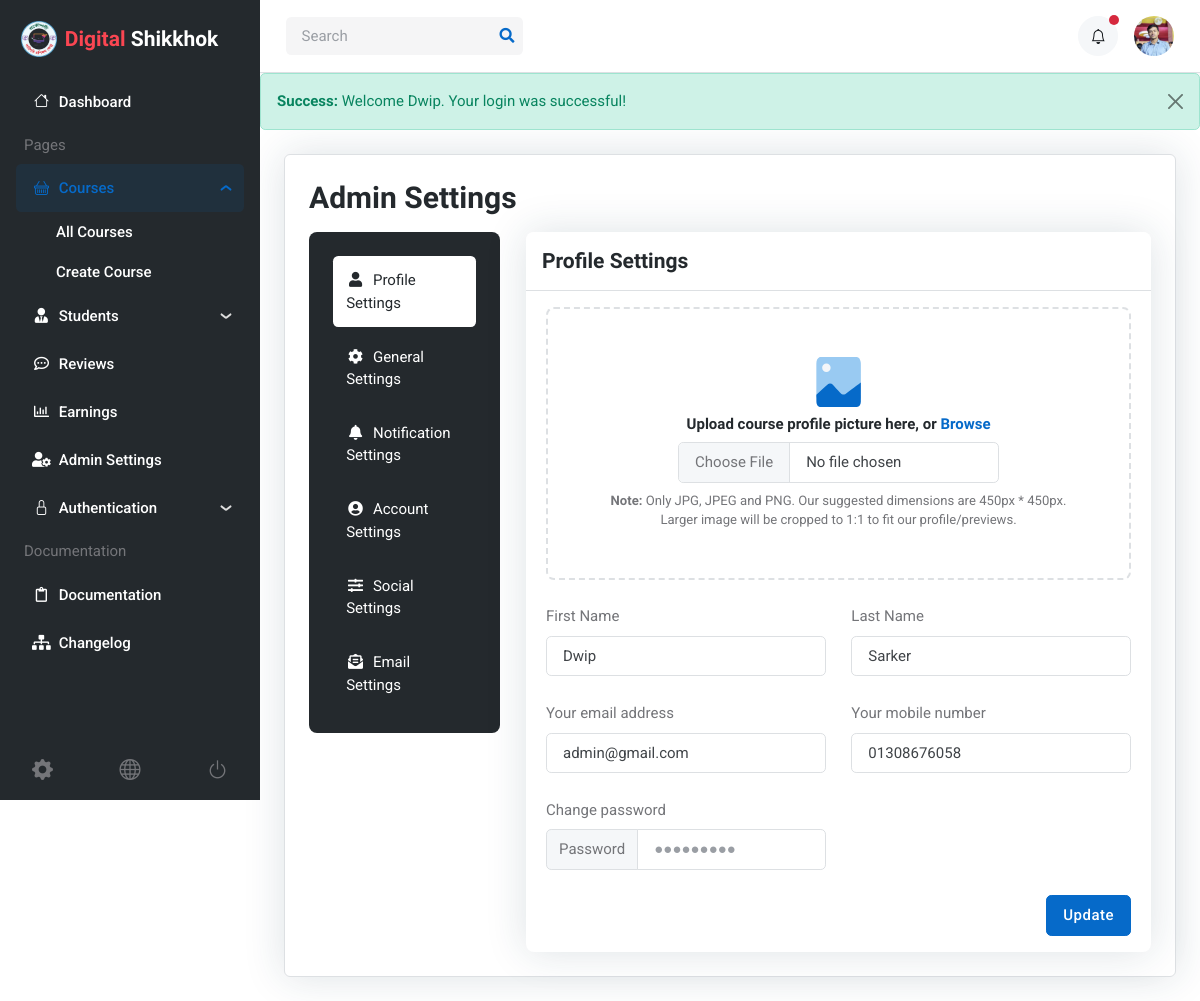
The page /admin/profile.php (signed in) on the database its author committed.
### tables this page shows
CREATE TABLE `users` (
  `id` int(255) NOT NULL,
  `role` enum('student','admin','instructor') NOT NULL DEFAULT 'student',
  `first_name` varchar(255) NOT NULL,
  `last_name` varchar(255) NOT NULL,
  `phone` varchar(255) NOT NULL,
  `email` varchar(255) NOT NULL,
  `password` varchar(255) NOT NULL,
  `avatar` varchar(255) NOT NULL,
  `created_at` datetime NOT NULL DEFAULT current_timestamp(),
  `updated_at` datetime NOT NULL DEFAULT current_timestamp()
);

### includes/get_user_by_id.php (called while the page is built, shortened)
<?php
function get_user($conn, $user_id)
{
    $stmt = $conn->prepare("SELECT * FROM users WHERE id = ?");
    $stmt->bind_param("s", $user_id);
    if (!$stmt->execute()) {
        echo "Error executing query: " . $stmt->error;
        return null;
    }
    $result = $stmt->get_result();
    if ($result->num_rows > 0) {
        $user = $result->fetch_assoc();
        return $user;
    } else {
        echo "No user found with the given email.";
        $stmt->close();
        return null;
    }
}
?>

### includes/helpers.php (called while the page is built, shortened)
<?php
function is_active_page($page)
{
  $current_page = basename($_SERVER['PHP_SELF']);
  return  $current_page == $page ? 'active' : '';
}

### admin/profile.php (the view, shortened to what this page needs)
<?php
include '../includes/db.php';
include '../includes/get_user_by_id.php';
$user = get_user($conn, $_SESSION['user_id']);
?>
<div class="page-content-wrapper h-auto border">
  <div class="row">
    <div class="col-12 mb-3">
      <h1 class="h3 mb-2 mb-sm-0">Admin Settings</h1>
    </div>
  </div>
  <div class="row g-4">
    <div class="col-xl-3">
      <ul class="nav nav-pills nav-tabs-bg-dark flex-column">
        <li class="nav-item"> <a class="nav-link active" data-bs-toggle="tab" href="#tab-1"><i class="fas fa-user fa-fw me-2"></i>Profile Settings</a> </li>
        <li class="nav-item"> <a class="nav-link" data-bs-toggle="tab" href="#tab-2"><i class="fas fa-cog fa-fw me-2"></i>General Settings</a> </li>
        <li class="nav-item"> <a class="nav-link" data-bs-toggle="tab" href="#tab-3"><i class="fas fa-bell fa-fw me-2"></i>Notification Settings</a> </li>
        <li class="nav-item"> <a class="nav-link" data-bs-toggle="tab" href="#tab-4"><i class="fas fa-user-circle fa-fw me-2"></i>Account Settings</a> </li>
        <li class="nav-item"> <a class="nav-link" data-bs-toggle="tab" href="#tab-5"><i class="fas fa-sliders-h fa-fw me-2"></i>Social Settings</a> </li>
        <li class="nav-item"> <a class="nav-link mb-0" data-bs-toggle="tab" href="#tab-6"><i class="fas fa-envelope-open-text fa-fw me-2"></i>Email Settings</a> </li>
      </ul>
    </div>
    <div class="col-xl-9">
      <div class="tab-content">
        <div class="tab-pane show active" id="tab-1">
          <div class="card shadow">
            <div class="card-header border-bottom">
              <h5 class="card-header-title">Profile Settings</h5>
            </div>
            <div class="card-body">
              <form class="row g-4 align-items-top" action="../includes/process_update_admin_profile.php" method="POST" enctype="multipart/form-data">
                <div class="col-12">
                  <div class="text-center justify-content-center align-items-center p-4 p-sm-5 border border-2 border-dashed position-relative rounded-3">
                    <div>
                      <h6 class="my-2">Upload course profile picture here, or<a href="#!" class="text-primary"> Browse</a></h6>
                      <label style="cursor:pointer;">
                        <span>
                          <input name="profile" class="form-control stretched-link" type="file" id="image" accept="image/gif, image/jpeg, image/png" />
                        </span>
                      </label>
                      <p class="small mb-0 mt-2"><b>Note:</b> Only JPG, JPEG and PNG. Our suggested dimensions are 450px * 450px. Larger image will be cropped to 1:1 to fit our profile/previews.</p>
                    </div>
                  </div>
                </div>
                <div class="col-lg-6">
                  <label class="form-label">First Name</label>
                  <input type="text" name="fname" class="form-control" placeholder="Enter your first name." value="<?= $user['first_name'] ?>" required>
                </div>
                <div class="col-lg-6">
                  <label class="form-label">Last Name</label>
                  <input type="text" name="lname" class="form-control" placeholder="Enter your last name." value="<?= $user['last_name'] ?>" required>
                </div>
                <div class="col-lg-6">
                  <label class="form-label">Your email address</label>
                  <input type="text" name="email" class="form-control" placeholder="Enter your last name." value="<?= $user['email'] ?>" required>
                </div>
                <div class="col-lg-6">
                  <label class="form-label">Your mobile number</label>
                  <input type="text" name="phone" class="form-control" placeholder="Enter your last name." value="<?= $user['phone'] ?>" required>
                </div>
                <div class="col-md-6">
                  <label class="form-label">Change password</label>
                  <div class="input-group">
                    <span class="input-group-text">Password</span>
                    <input name="password" type="password" class="form-control" placeholder="●●●●●●●●●">
                  </div>
                </div>
                <div class="d-sm-flex justify-content-end">
                  <button type="submit" class="btn btn-primary mb-0">Update</button>
                </div>
              </form>
            </div>
          </div>
        </div>
      </div>
    </div>
  </div>
</div>
<?php
$content = ob_get_clean();
include('../layouts/admin.php');
?>

### layouts/admin.php (shortened to what this page needs)
<?php
include_once('../includes/db.php');
include_once('../includes/helpers.php');
include_once('../includes/get_user_by_id.php');
$user_id = $_SESSION['user_id'];
$user = get_user($conn, $user_id);
?>
<!DOCTYPE html>
<html lang="en">
<head>
    <link rel="stylesheet" type="text/css" href="../assets/vendor/font-awesome/css/all.min.css">
    <link rel="stylesheet" type="text/css" href="../assets/vendor/bootstrap-icons/bootstrap-icons.css">
    <link rel="stylesheet" type="text/css" href="../assets/vendor/choices/css/choices.min.css">
    <link rel="stylesheet" type="text/css" href="../assets/vendor/glightbox/css/glightbox.css">
    <link rel="stylesheet" type="text/css" href="../assets/vendor/quill/css/quill.snow.css">
    <link rel="stylesheet" type="text/css" href="../assets/vendor/stepper/css/bs-stepper.min.css">
    <link rel="stylesheet" type="text/css" href="../assets/vendor/overlay-scrollbar/css/overlayscrollbars.min.css">
    <link rel="stylesheet" type="text/css" href="../assets/css/style.css">
</head>
<body>
    <main>
        <nav class="navbar sidebar navbar-expand-xl navbar-dark bg-dark">
            <div class="d-flex align-items-center">
                <a class="navbar-brand d-flex align-items-center gap-2" href="index-2.html">
                    <img class="navbar-brand-item" src="../assets/images/logo.png" alt="">
                    <h5 class="text-white mb-0"><span style="color:rgb(250, 70, 82)">Digital</span> Shikkhok</h5>
                </a>
            </div>
            <div class="offcanvas offcanvas-start flex-row custom-scrollbar h-100" data-bs-backdrop="true" tabindex="-1" id="offcanvasSidebar">
                <div class="offcanvas-body sidebar-content d-flex flex-column bg-dark">
                    <ul class="navbar-nav flex-column" id="navbar-sidebar">
                        <li class="nav-item"><a href="dashboard.php" class="nav-link"><i class="bi bi-house fa-fw me-2"></i>Dashboard</a></li>
                        <li class="nav-item ms-2 my-2">Pages</li>
                        <li class="nav-item">
                            <a class="nav-link" data-bs-toggle="collapse" href="#collapsepage" role="button" aria-expanded="true" aria-controls="collapsepage">
                                <i class="bi bi-basket fa-fw me-2"></i>Courses
                            </a>
                            <ul class="nav collapse flex-column show" id="collapsepage" data-bs-parent="#navbar-sidebar">
                                <li class="nav-item"> <a class="nav-link <?= is_active_page('all_courses.php') ?>" href="../admin/all_courses.php">All Courses</a></li>
                                <li class="nav-item"> <a class="nav-link <?= is_active_page('create_course.php') ?>" href="../admin/create_course.php">Create Course</a></li>
                            </ul>
                        </li>
                        <li class="nav-item">
                            <a class="nav-link" data-bs-toggle="collapse" href="#collapsestudent" role="button" aria-expanded="false" aria-controls="collapsestudent">
                                <i class="fas fa-user-tie fa-fw me-2"></i>Students
                            </a>
                        </li>
                        <li class="nav-item"> <a class="nav-link" href="admin-review.html"><i class="far fa-comment-dots fa-fw me-2"></i>Reviews</a></li>
                        <li class="nav-item"> <a class="nav-link" href="admin-earning.html"><i class="far fa-chart-bar fa-fw me-2"></i>Earnings</a></li>
                        <li class="nav-item"> <a class="nav-link" href="admin-setting.html"><i class="fas fa-user-cog fa-fw me-2"></i>Admin Settings</a></li>
                        <li class="nav-item">
                            <a class="nav-link" data-bs-toggle="collapse" href="#collapseauthentication" role="button" aria-expanded="false" aria-controls="collapseauthentication">
                                <i class="bi bi-lock fa-fw me-2"></i>Authentication
                            </a>
                        </li>
                        <li class="nav-item ms-2 my-2">Documentation</li>
                        <li class="nav-item"> <a class="nav-link" href="docs/index.html"><i class="far fa-clipboard fa-fw me-2"></i>Documentation</a></li>
                        <li class="nav-item"> <a class="nav-link" href="docs/changelog.html"><i class="fas fa-sitemap fa-fw me-2"></i>Changelog</a></li>
                    </ul>
                    <div class="px-3 mt-auto pt-3">
                        <div class="d-flex align-items-center justify-content-between text-primary-hover">
                            <a class="h5 mb-0 text-body" href="admin-setting.html" data-bs-toggle="tooltip" data-bs-placement="top" title="Settings">
                                <i class="bi bi-gear-fill"></i>
                            </a>
                            <a class="h5 mb-0 text-body" href="index-2.html" data-bs-toggle="tooltip" data-bs-placement="top" title="Home">
                                <i class="bi bi-globe"></i>
                            </a>
                            <a class="h5 mb-0 text-body" href="sign-in.html" data-bs-toggle="tooltip" data-bs-placement="top" title="Sign out">
                                <i class="bi bi-power"></i>
                            </a>
                        </div>
                    </div>
                </div>
            </div>
        </nav>
        <div class="page-content">
            <nav class="navbar top-bar navbar-light border-bottom py-0 py-xl-3">
                <div class="container-fluid p-0">
                    <div class="d-flex align-items-center w-100">
                        <div class="navbar-expand-lg ms-auto ms-xl-0">
                            <div class="collapse navbar-collapse w-100" id="navbarTopContent">
                                <div class="nav my-3 my-xl-0 flex-nowrap align-items-center">
                                    <div class="nav-item w-100">
                                        <form class="position-relative">
                                            <input class="form-control pe-5 bg-secondary bg-opacity-10 border-0" type="search" placeholder="Search" aria-label="Search">
                                            <button class="bg-transparent px-2 py-0 border-0 position-absolute top-50 end-0 translate-middle-y" type="submit"><i class="fas fa-search fs-6 text-primary"></i></button>
                                        </form>
                                    </div>
                                </div>
                            </div>
                        </div>
                        <div class="ms-xl-auto">
                            <ul class="navbar-nav flex-row align-items-center">
                                <li class="nav-item ms-2 ms-md-3 dropdown">
                                    <a class="btn btn-light btn-round mb-0" href="#" role="button" data-bs-toggle="dropdown" aria-expanded="false" data-bs-auto-close="outside">
                                        <i class="bi bi-bell fa-fw"></i>
                                    </a>
                                    <span class="notif-badge animation-blink"></span>
                                </li>
                                <li class="nav-item ms-2 ms-md-3 dropdown">
                                    <a class="avatar avatar-sm p-0" href="#" id="profileDropdown" role="button" data-bs-auto-close="outside" data-bs-display="static" data-bs-toggle="dropdown" aria-expanded="false">
                                        <img class="avatar-img rounded-circle" src="../uploads/img/users/<?= $user['avatar'] ?>" alt="avatar">
                                    </a>
                                </li>
                            </ul>
                        </div>
                    </div>
                </div>
            </nav>
            <?php
            if (isset($_SESSION['error_message']) || isset($_SESSION['success_message'])) {
                $alert_type = isset($_SESSION['error_message']) ? 'warning' : 'success';
                $message = isset($_SESSION['error_message']) ? $_SESSION['error_message'] : $_SESSION['success_message'];
            ?>
                <div class="alert alert-<?= $alert_type ?> alert-dismissible fade show" role="alert">
                    <strong><?= $alert_type === 'warning' ? 'Error:' : 'Success:' ?></strong> <?= htmlspecialchars($message) ?>
                    <button type="button" class="btn-close" data-bs-dismiss="alert" aria-label="Close"></button>
                </div>
            <?php
            }
            ?>
            <div>
                <?php echo $content; ?>
            </div>
        </div>
    </main>
</body>
</html>

### rows shown on the page
users: avatar (picture), fname "Dwip", lname "Sarker", email "admin@gmail.com", phone "01308676058"

### other values the page prints
$message "Welcome Dwip. Your login was successful!"
